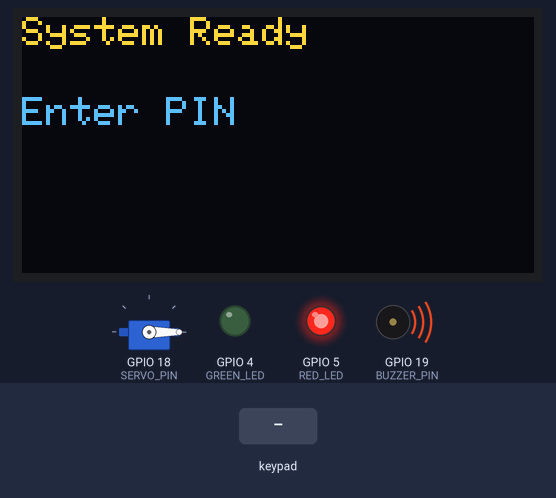
This sketch was run on a simulated ESP32. Parts: servo, 128×64 one-colour display, output pins drawn as LEDs (lit = HIGH), buzzer (waves = sounding, pin HIGH). Inputs (shaded band) come from the test bench. The OLED is the two-colour kind (top 16 rows yellow); WiFi joins after 1.5 s; servers stay silent unless stated.

Above: at 3.0 s.
3.1 s: keypad keys A B A # pressed 0.4 s apart
At 4.7 s:
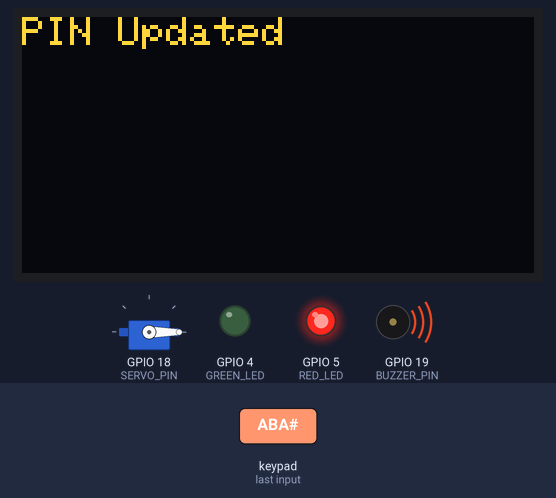
6.2 s: key '#' pressed
At 7.8 s:
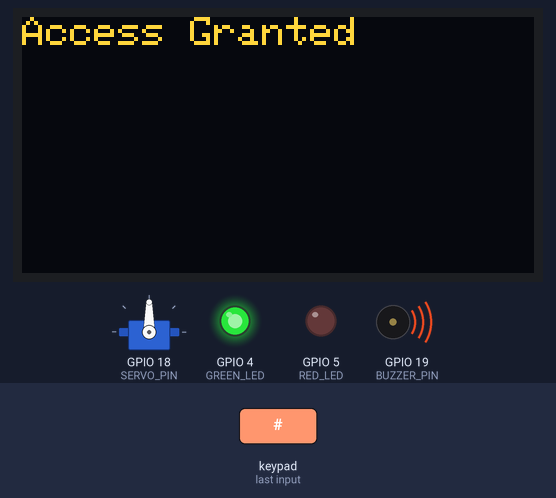
8.3 s: keypad keys 1 2 3 4 # pressed 0.4 s apart
At 12.2 s:
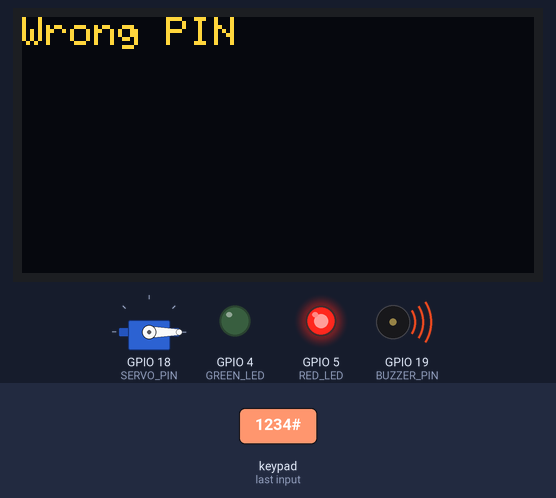
12.9 s: key '*' pressed
At 13.7 s:
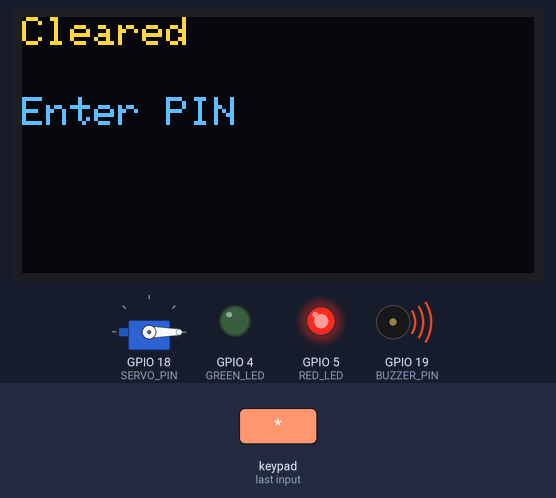
14.4 s: keypad keys A B A * pressed 0.4 s apart
At 16.9 s:
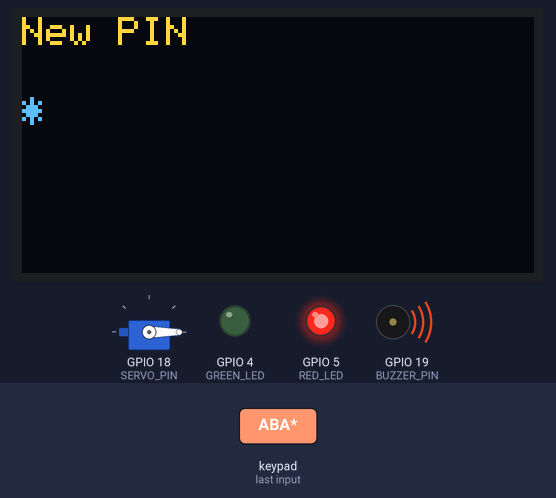
17.5 s: key '1' pressed
At 18.3 s:
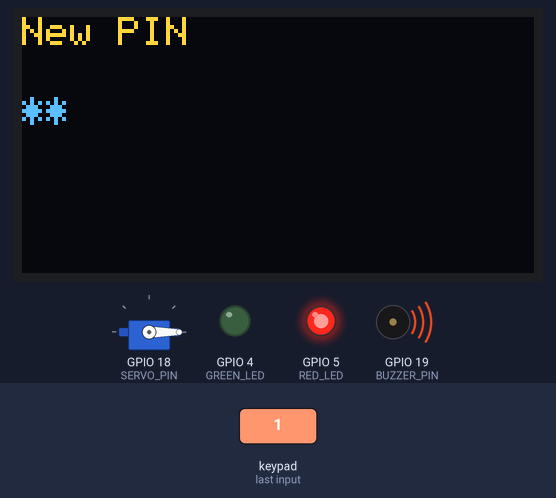
Timing chart, 0 to 20.0 s (numbered marks = the images above; inputs shaded):
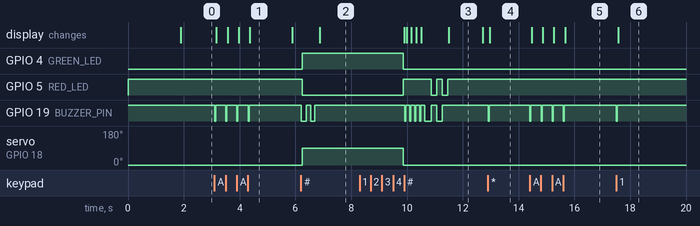

Measured:
- after the input at 3.1 s, GPIO 19 (BUZZER_PIN): alternates HIGH for 0.36 s and LOW for 0.04 s, 8 changes in all, then stays HIGH, starting at once; the display: first changes after 0.07 s (image 1 shows a later state)
- after the input at 6.2 s, GPIO 4 (GREEN_LED): LOW → HIGH at once; GPIO 5 (RED_LED): HIGH → LOW at once; GPIO 19 (BUZZER_PIN): alternates HIGH for 0.15 s and LOW for 0.17 s, 4 changes in all, then stays HIGH, starting at once; servo on GPIO 18 (SERVO_PIN): 0° → 90° at once; the display: changes after 0.67 s (image 2)
- after the input at 8.3 s, GPIO 19 (BUZZER_PIN): goes 4 × (LOW 0.04 s, HIGH 0.14 s), LOW 0.24 s, HIGH 0.20 s, LOW 0.20 s, then HIGH, starting after 1.6 s; the display: first differs from a run without the input after 1.7 s (image 3 shows a later state)
- after the input at 12.9 s, GPIO 19 (BUZZER_PIN): HIGH → LOW at once, → HIGH 0.04 s later; the display: changes after 0.07 s (image 4)
- after the input at 14.4 s, GPIO 19 (BUZZER_PIN): alternates HIGH for 0.36 s and LOW for 0.04 s, 8 changes in all, then stays HIGH, starting at once; the display: first changes after 0.07 s (image 5 shows a later state)
- after the input at 17.5 s, GPIO 19 (BUZZER_PIN): HIGH → LOW at once, → HIGH 0.04 s later; the display: changes after 0.07 s (image 6)
- what the display in image 1 shows lasts 1.5 s, from 4.4 s to 5.9 s

The sketch:

Esp32_Access_control_system.ino
```cpp
#define BLYNK_TEMPLATE_ID "TMPL3JJDEOK40"
#define BLYNK_TEMPLATE_NAME "ESP32 Access Control System"
#define BLYNK_AUTH_TOKEN    "DMV-GiNBie3Dda97-qAAlJc6EB-6pabU"

char ssid[] = "Rk";
char pass[] = "aq12bfgh";

#define BLYNK_PRINT Serial
#include <WiFi.h>
#include <BlynkSimpleEsp32.h>

#include <Keypad.h>
#include <ESP32Servo.h>
#include <Wire.h>
#include <Adafruit_GFX.h>
#include <Adafruit_SSD1306.h>

#define SCREEN_WIDTH 128
#define SCREEN_HEIGHT 64
Adafruit_SSD1306 display(SCREEN_WIDTH, SCREEN_HEIGHT, &Wire, -1);

Servo lockServo;
#define SERVO_PIN 18
#define LOCK_POS   0
#define UNLOCK_POS 90

#define BUZZER_PIN 19

#define GREEN_LED 4
#define RED_LED   5

#define VP_LOCK_STATUS     V0
#define VP_REMOTE_UNLOCK  V1
#define VP_WRONG_ATTEMPTS  V2
#define VP_LOCKOUT_STATUS  V3
#define VP_LAST_ACCESS     V4
#define VP_RESET_LOCKOUT   V5

const byte ROWS = 4;
const byte COLS = 4;

char keys[ROWS][COLS] = {
  {'1','2','3','A'},
  {'4','5','6','B'},
  {'7','8','9','C'},
  {'*','0','#','D'}
};

byte colPins[COLS] = {13, 12, 14, 27};
byte rowPins[ROWS] = {26, 25, 33, 32};

Keypad keypad = Keypad(makeKeymap(keys), rowPins, colPins, ROWS, COLS);

String storedPIN = "1234";
String enteredPIN = "";

int attempts = 0;
bool locked = false;
unsigned long lockStartTime = 0;
const unsigned long LOCK_TIME = 10000;

bool resetMode = false;
String resetSequence = "";

String maskPIN(int len) {
  String s = "";
  for (int i = 0; i < len; i++) s += "*";
  return s;
}

void buzzerON()  { digitalWrite(BUZZER_PIN, LOW); }
void buzzerOFF() { digitalWrite(BUZZER_PIN, HIGH); }

void keyClick() {
  buzzerON(); delay(40); buzzerOFF();
}

void beep(int times) {
  for (int i = 0; i < times; i++) {
    buzzerON(); delay(150);
    buzzerOFF(); delay(150);
  }
}

void redBlinkBeep(int times) {
  for (int i = 0; i < times; i++) {
    digitalWrite(RED_LED, HIGH);
    buzzerON(); delay(200);
    digitalWrite(RED_LED, LOW);
    buzzerOFF(); delay(200);
  }
  digitalWrite(RED_LED, HIGH);
}

void showMessage(String l1, String l2 = "") {
  display.clearDisplay();
  display.setTextSize(1);
  display.setTextColor(SSD1306_WHITE);
  display.setCursor(0, 0);
  display.println(l1);
  if (l2 != "") {
    display.setCursor(0, 20);
    display.println(l2);
  }
  display.display();
}

void unlockDoor(String source) {
  digitalWrite(RED_LED, LOW);
  digitalWrite(GREEN_LED, HIGH);

  lockServo.write(UNLOCK_POS);
  beep(2);

  showMessage("Access Granted");
  Blynk.virtualWrite(VP_LAST_ACCESS, source);
  Blynk.virtualWrite(VP_LOCK_STATUS, 1);

  delay(3000);

  lockServo.write(LOCK_POS);
  digitalWrite(GREEN_LED, LOW);
  digitalWrite(RED_LED, HIGH);

  showMessage("Enter PIN");
  Blynk.virtualWrite(VP_LOCK_STATUS, 0);
}

void enterResetMode() {
  resetMode = true;
  enteredPIN = "";
  attempts = 0;
  showMessage("Reset PIN", "Enter New PIN");
}


BLYNK_WRITE(VP_REMOTE_UNLOCK) {
  if (param.asInt() == 1 && !locked) {
    unlockDoor("Remote Unlock");
  }
  Blynk.virtualWrite(VP_REMOTE_UNLOCK, 0);
}

BLYNK_WRITE(VP_RESET_LOCKOUT) {
  if (param.asInt() == 1) {
    locked = false;
    attempts = 0;
    showMessage("Unlocked", "Enter PIN");
    Blynk.virtualWrite(VP_LOCKOUT_STATUS, 0);
    Blynk.virtualWrite(VP_WRONG_ATTEMPTS, 0);
  }
}

void setup() {
  Serial.begin(115200);

  pinMode(BUZZER_PIN, OUTPUT);
  buzzerOFF();

  pinMode(GREEN_LED, OUTPUT);
  pinMode(RED_LED, OUTPUT);
  digitalWrite(RED_LED, HIGH);

  lockServo.attach(SERVO_PIN);
  lockServo.write(LOCK_POS);

  display.begin(SSD1306_SWITCHCAPVCC, 0x3C);
  showMessage("Connecting WiFi");

  Blynk.begin(BLYNK_AUTH_TOKEN, ssid, pass);

  showMessage("System Ready", "Enter PIN");
  Blynk.virtualWrite(VP_LOCK_STATUS, 0);
  Blynk.virtualWrite(VP_LOCKOUT_STATUS, 0);
}

void loop() {
  Blynk.run();

  if (locked) {
    if (millis() - lockStartTime >= LOCK_TIME) {
      locked = false;
      attempts = 0;
      showMessage("Unlocked", "Enter PIN");
      Blynk.virtualWrite(VP_LOCKOUT_STATUS, 0);
      Blynk.virtualWrite(VP_WRONG_ATTEMPTS, 0);
    }
    return;
  }

  char key = keypad.getKey();

  if (key) {
    keyClick();

    resetSequence += key;
    if (resetSequence.length() > 3)
      resetSequence.remove(0, 1);

    if (resetSequence == "ABA") {
      enterResetMode();
      resetSequence = "";
      return;
    }

    if (resetMode) {
      if (key == '#') {
        storedPIN = enteredPIN;
        resetMode = false;
        showMessage("PIN Updated");
        delay(1500);
        showMessage("Enter PIN");
      } else {
        enteredPIN += key;
        showMessage("New PIN", maskPIN(enteredPIN.length()));
      }
      return;
    }

    if (key == '*') {
      enteredPIN = "";
      showMessage("Cleared", "Enter PIN");
    }

    else if (key == '#') {
      if (enteredPIN == storedPIN) {
        attempts = 0;
        unlockDoor("Keypad");
        Blynk.virtualWrite(VP_WRONG_ATTEMPTS, 0);
      } else {
        attempts++;
        Blynk.virtualWrite(VP_WRONG_ATTEMPTS, attempts);
        Blynk.virtualWrite(VP_LAST_ACCESS, "Wrong PIN");

        if (attempts < 3) {
          redBlinkBeep(2);
          showMessage("Wrong PIN");
          delay(1200);
          showMessage("Enter PIN");
        } else {
          redBlinkBeep(5);
          locked = true;
          lockStartTime = millis();
          showMessage("System Locked");
          Blynk.virtualWrite(VP_LOCKOUT_STATUS, 1);
        }
      }
      enteredPIN = "";
    }

    else {
      enteredPIN += key;
      showMessage("Enter PIN", maskPIN(enteredPIN.length()));
    }
  }
}
```
